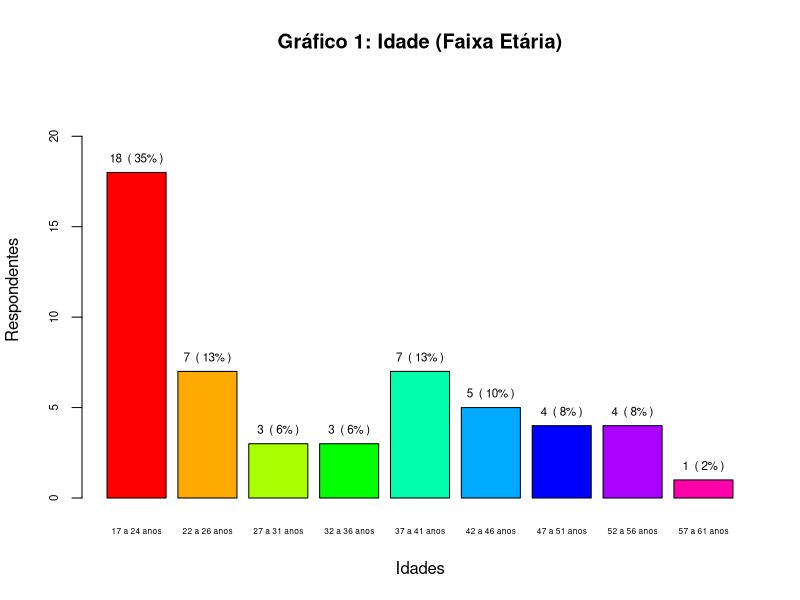
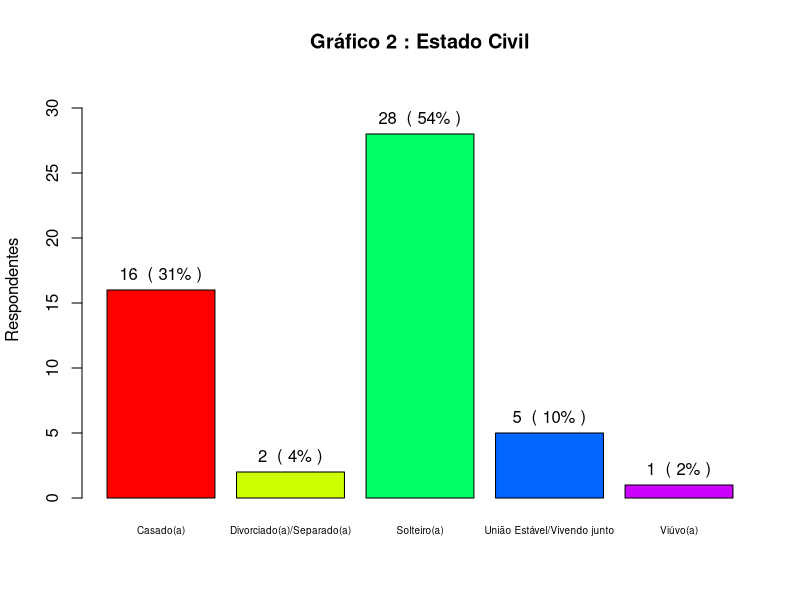
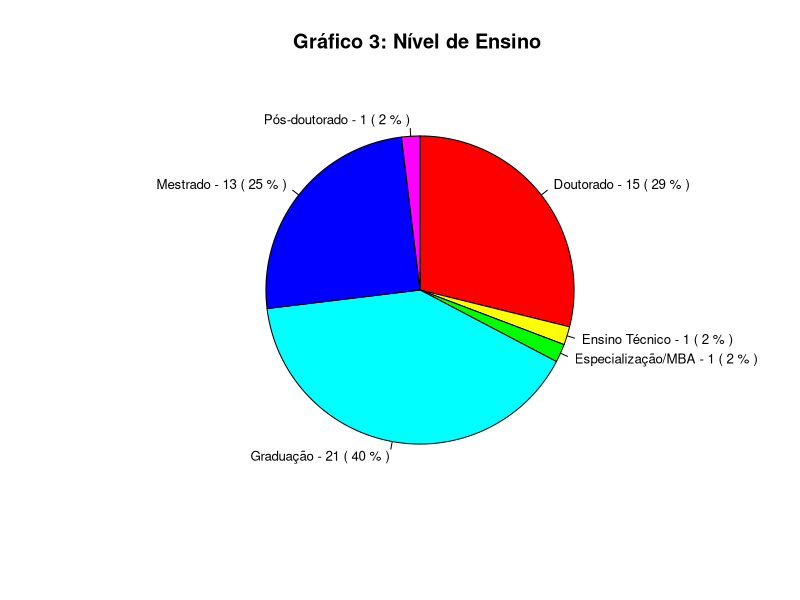
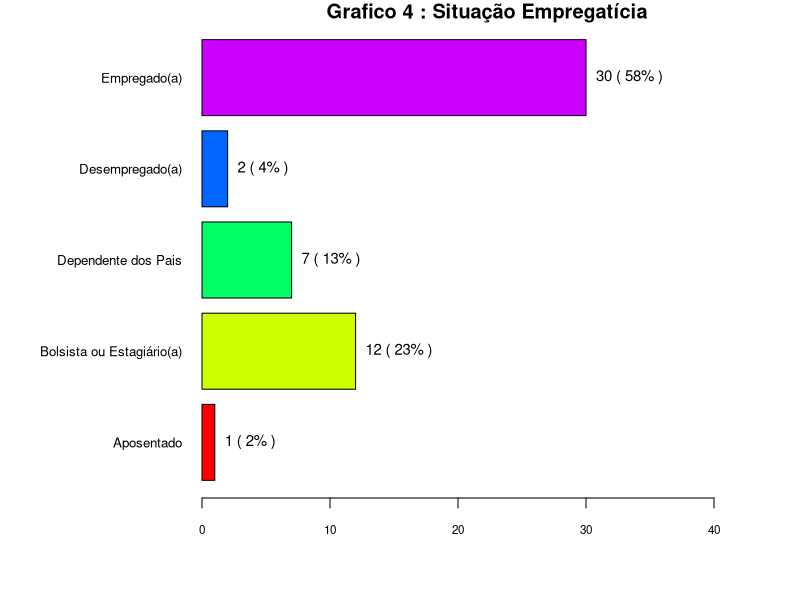
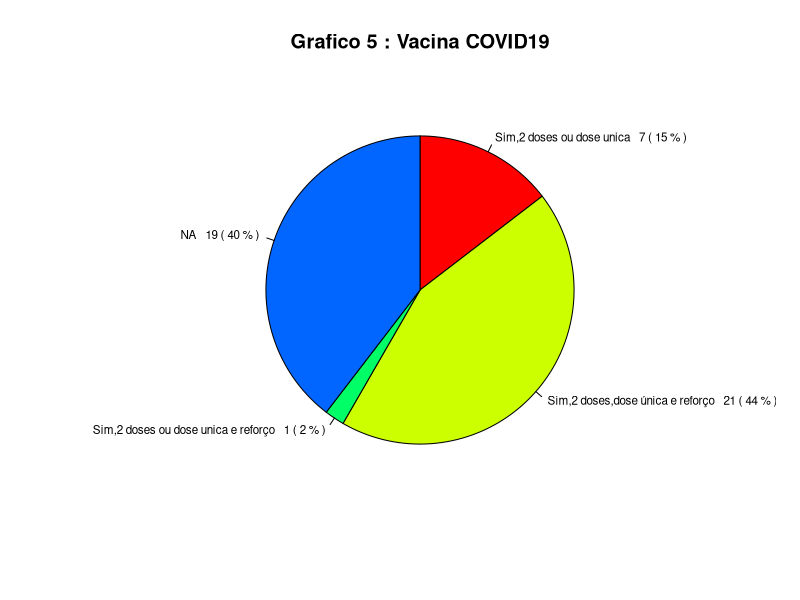

The R source for these figures, in order: (Note: this script raises an error after producing the figures.)
## ---- chunk 1
knitr::opts_chunk$set(echo = TRUE)
knitr::opts_knit$set(root.dir = "D:/GoogleDrive/Mestrado_unesp/2022_02_CIENCIA_DE_DADOS/mit-grupo-1-2022")
## ---- chunk 2
# Importacao arquivo CSV
dataset.csv <-read.csv("./dados/COVID19IES.csv", header = TRUE, sep = ";", quote = "\"", dec = ".")
total_casos <- nrow(dataset.csv)
## ---- chunk 3
# Import packages
#library(tidyverse)
#library(ggplot2)
#library(stringr)
# library(readxl)


# Grafico Dados Pessoais : 1.Idade (Faixa Etária) 
# Qual a sua idade ? 
idade <- table(dataset.csv$idade)

# Porcentagem das faixas etárias
pct_idade <- paste0(round(unname(idade) / sum(unname(idade)) * 100,0), "%")

# Amplitude 
valor_min = min(dataset.csv$idade)
valor_max = max(dataset.csv$idade)

df_faixa_etaria <- data.frame(faixa_etaria="", idade=dataset.csv$idade )

for (k in 1:nrow(df_faixa_etaria)) {
  if(df_faixa_etaria$idade[k] <= 24) df_faixa_etaria$faixa_etaria[k] <- "17 a 24 anos"
  if(df_faixa_etaria$idade[k] >= 25 & df_faixa_etaria$idade[k] <= 26) df_faixa_etaria$faixa_etaria[k] <- "22 a 26 anos"
  if(df_faixa_etaria$idade[k] >= 27 & df_faixa_etaria$idade[k] <= 31) df_faixa_etaria$faixa_etaria[k] <- "27 a 31 anos"
  if(df_faixa_etaria$idade[k] >= 32 & df_faixa_etaria$idade[k] <= 36) df_faixa_etaria$faixa_etaria[k] <- "32 a 36 anos"
  if(df_faixa_etaria$idade[k] >= 37 & df_faixa_etaria$idade[k] <= 41) df_faixa_etaria$faixa_etaria[k] <- "37 a 41 anos"
  if(df_faixa_etaria$idade[k] >= 42 & df_faixa_etaria$idade[k] <= 46) df_faixa_etaria$faixa_etaria[k] <- "42 a 46 anos" 
  if(df_faixa_etaria$idade[k] >= 47 & df_faixa_etaria$idade[k] <= 51) df_faixa_etaria$faixa_etaria[k] <- "47 a 51 anos" 
  if(df_faixa_etaria$idade[k] >= 52 & df_faixa_etaria$idade[k] <= 56) df_faixa_etaria$faixa_etaria[k] <- "52 a 56 anos"
  if(df_faixa_etaria$idade[k] >= 57 & df_faixa_etaria$idade[k] <= 61) df_faixa_etaria$faixa_etaria[k] <- "57 a 61 anos"
  if(df_faixa_etaria$idade[k] > 61) df_faixa_etaria$faixa_etaria[k] <- "acima de 61 anos"
}

## table idade_concat
tbl_faixa_etaria <- table(df_faixa_etaria$faixa_etaria)

## Porcentagem por Faixa Etaria
pct_faixa_etaria <- paste0(round(unname(tbl_faixa_etaria) / sum(unname(tbl_faixa_etaria)) * 100,0), "%")

grafico_faixa_etaria <- barplot(tbl_faixa_etaria, 
                                main = "Gráfico 1: Idade (Faixa Etária)",
                                xlab = "Idades", 
                                ylab = "Respondentes",
                                col = rainbow(9),
                                ylim = c(0,max(tbl_faixa_etaria) + 5),
                                cex.axis=0.7, cex.names=0.5 )
text(x = grafico_faixa_etaria, y = tbl_faixa_etaria, label = paste(tbl_faixa_etaria, " (", pct_faixa_etaria, ")"), cex=0.70, pos=3)
## ---- chunk 4

# Grafico Dados Pessoais : 1.Situacao_conjugal
# Qual sua situação conjugal ?
sit_conjugal <- table(dataset.csv$situacao_conjugal)


# Porcentagem 
pct_sit_conjugal <- paste0(round(unname(sit_conjugal) / sum(unname(sit_conjugal)) * 100,0), "%")

grafico_sit_conjugal <- barplot(sit_conjugal, 
                                main = "Gráfico 2 : Estado Civil",
                                xlab = "", 
                                ylab = "Respondentes",
                                col = rainbow(5),
                                ylim = c(0,max(sit_conjugal) + 4),
                                cex.axis=1.0, cex.names=0.6)
text(x = grafico_sit_conjugal, y = sit_conjugal, label = paste(sit_conjugal, " (", pct_sit_conjugal, ")"), cex=1, pos=3)
## ---- chunk 5
# Grafico 1.Nivel Ensino 
# Qual nível de ensino você está cursando ? 
tbl_nivel_ensino <- table(dataset.csv$nivel_ensino)

pct_nivel_ensino <- paste(round(unname(tbl_nivel_ensino) / sum(unname(tbl_nivel_ensino)) * 100), "%")

grafico_nivel_ensino <- pie(tbl_nivel_ensino,
                        edges = 200, radius = 0.8,
                        clockwise = T,
                        cex = 0.8,
                        density = NULL, angle = 90, col = rainbow(6),
                        labels = paste(names(tbl_nivel_ensino), "-", tbl_nivel_ensino, "(", pct_nivel_ensino, ")"),
                        main = "Gráfico 3: Nível de Ensino ")
## ---- chunk 6
# Grafico Dados Pessoais : 1.Situacao_empregaticia
# Qual sua situação empregatícia e/ou financeira atual ? 

df_situacao_emp <- data.frame(situacao ="", emp=dataset.csv$situacao_empregaticia)

for (k in 1:nrow(df_situacao_emp)) {
  if(df_situacao_emp$emp[k] == "Aposentada")       df_situacao_emp$situacao[k]<- "Aposentado"
  if(df_situacao_emp$emp[k] == "Bolsista")          df_situacao_emp$situacao[k]<- "Bolsista ou Estagiário(a)"
  if(df_situacao_emp$emp[k] == "Corretor de Imóveis") df_situacao_emp$situacao[k]<- "Empregado(a)"
  if(df_situacao_emp$emp[k] == "Dependente (dos pais) com vínculo empregatício") df_situacao_emp$situacao[k]<- "Empregado(a)"
  if(df_situacao_emp$emp[k] == "Dependente (dos pais, etc.)") df_situacao_emp$situacao[k]<- "Dependente dos Pais"
  if(df_situacao_emp$emp[k] == "Desempregado(a)") df_situacao_emp$situacao[k]<- "Desempregado(a)"
  if(df_situacao_emp$emp[k] == "Empregado(a)") df_situacao_emp$situacao[k]<- "Empregado(a)"
  if(df_situacao_emp$emp[k] == "Empresária") df_situacao_emp$situacao[k]<- "Empregado(a)"
  if(df_situacao_emp$emp[k] == "Estagiário(a)") df_situacao_emp$situacao[k]<- "Bolsista ou Estagiário(a)"
  if(df_situacao_emp$emp[k] == "Micro-empresário instituído por ME") df_situacao_emp$situacao[k]<- "Empregado(a)"
  if(df_situacao_emp$emp[k] == "Servidora pública") df_situacao_emp$situacao[k]<- "Empregado(a)"
  if(df_situacao_emp$emp[k] == "tatuador autônomo, mas conto com ajuda dos pais") df_situacao_emp$situacao[k]<- "Empregado(a)"
}

sit_emprego <- table(df_situacao_emp$situacao)

# Porcentagem 
pct_sit_emprego <- paste0(round(unname(sit_emprego) / sum(unname(sit_emprego)) * 100,0), "%")

par(las=1) # nomes dos eixos perpendicular
par(mar=c(5,10,1,1)+0.1)  # para aumentar a margem a esquerda 
grafico_sit_empregaticia <- barplot(sit_emprego, 
                                    main="Grafico 4 : Situação Empregatícia ",
                                    las=1,  
                                    beside = TRUE,
                                    horiz=TRUE, 
                                    xlim = c(0,max(sit_emprego) + 15),
                                    col=rainbow(5),
                                    cex.axis = 0.7,  
                                    cex.names = 0.8)

text(grafico_sit_empregaticia, x = sit_emprego, label = paste(sit_emprego, "(", pct_sit_emprego, ")"), cex=0.9, pos=4)

par(mar=c(5,4,4,2)+0.1) # para retornar a margem default
## ---- chunk 7

# Grafico 1. Vacinado
# Você já foi vacinado contra a COVID-19 ?
vacinado <- table(dataset.csv$vacinado, exclude = "")

names(vacinado) <- c("Sim,2 doses ou dose unica", 
                     "Sim,2 doses,dose única e reforço", 
                     "Sim,2 doses ou dose unica e reforço")

pct_vacinado <- paste(round(unname(vacinado) / sum(unname(vacinado)) * 100), "%")

grafico_vacinado <- pie(vacinado,
                                  edges = 200, radius = 0.8,
                                  clockwise = T,
                                  density = NULL, angle = 90, col = rainbow(5),
                                  labels = paste(names(vacinado), " ", vacinado, "(", pct_vacinado, ")"),
                                  main = "Grafico 5 : Vacina COVID19",
                                  cex = 0.7)
## ---- chunk 8

# Grafico Dados Pessoais 1. Respondentes morando com 
# Atualmente, você está morando ou residindo com/em: 
morando_com <- table(dataset.csv$morando_com)

pct_morando_com <- paste(round(unname(morando_com) / sum(unname(morando_com)) * 100), "%")


grafico_morando_com <- pie(morando_com,
                                  edges = 200, radius = 0.8,
                                  clockwise = T,
                                  density = NULL, angle = 90, col = rainbow(3),
                                  labels = paste(names(morando_com), "  ", morando_com, "(", pct_morando_com, ")"),
                                  cex = 0.9,
                                  main = "Grafico 6: Morando ou residindo com/em ")
## ---- chunk 9
# Grafico Dados Instituicao de Ensino 2.decisao_fechar (utilizacao de ferramenta online)
# Com relação à decisão de fechar o campus e de utilizar ferramentas online para as aulas, por conta da pandemia da COVID-19, você sentiu que as decisões na sua instituição foram tomadas: *
ies_decisao_fechar <- table(dataset.csv$decisao_fechar, exclude = "")

pct_ies_decisao_fechar <- paste(round(unname(ies_decisao_fechar) / sum(unname(ies_decisao_fechar)) * 100), "%")

grafico_ies_decisao_fechar <- pie(ies_decisao_fechar,
                            edges = 200, radius = 0.8,
                            clockwise = T,
                            density = NULL, angle = 90, col = rainbow(3),
                            labels = paste(names(ies_decisao_fechar), " ", ies_decisao_fechar, "(", pct_ies_decisao_fechar, ")"),
                            main = "Grafico 7: Decisao de fechar o campus e de utilizar ferramentas online ",
                            cex = 0.7)

## ---- chunk 10
# Grafico 3. Pandemia_acesso_internet
# Como você compara o seu acesso à Internet antes e durante a pandemia da COVID-19 ? *

# Tratamento opcoes
df_internet <- data.frame(internet="", nivel =dataset.csv$acesso_internet)

for (k in 1:nrow(df_internet)) {
  if(df_internet$nivel[k] == "Melhor do que antes")            df_internet$internet[k] <- "Melhorou"
  if(df_internet$nivel[k] == "Muito melhor do que antes")      df_internet$internet[k] <- "Melhorou"
  if(df_internet$nivel[k] == "Muito pior que antes")        df_internet$internet[k] <- "Piorou"
  if(df_internet$nivel[k] == "O mesmo que antes")               df_internet$internet[k] <- "Não Mudou"
  if(df_internet$nivel[k] == "Pior que antes")              df_internet$internet[k] <- "Piorou"
  if(df_internet$nivel[k] == "N/A ou Não sabe")              df_internet$internet[k] <- "Não Sabe"
}  

acesso_internet <- table(df_internet$internet, exclude = "")

pct_acesso_internet <- paste(round(unname(acesso_internet) / sum(unname(acesso_internet)) * 100), "%")

grafico_acesso_internet <- pie(acesso_internet,
                                     edges = 200, radius = 0.8,
                                     clockwise = T,
                                     density = NULL, angle = 90, col = rainbow(4),
                                     labels = paste(names(acesso_internet), " ", acesso_internet, "(", pct_acesso_internet, ")"),
                                     main = "Grafico 8: Acesso à Internet antes e durante a pandemia ",
                                      cex = 0.8)
## ---- chunk 11
# Grafico 3. Pandemia acesso professores
# Durante a pandemia da COVID-19, você sentiu que as formas de acesso aos seus professores: *

# Tratamento opcoes
df_professores <- data.frame(professores="", nivel =dataset.csv$acesso_professores)

for (k in 1:nrow(df_professores)) {
  if(df_professores$nivel[k] == "Melhorou")                     df_professores$professores[k] <- "Melhorou"
  if(df_professores$nivel[k] == "Piorou")                       df_professores$professores[k] <- "Piorou"
  if(df_professores$nivel[k] == "Está mais ou menos o mesmo")      df_professores$professores[k] <- "Não Mudou"
  if(df_professores$nivel[k] == "Foi mais ou menos o mesmo")    df_professores$professores[k] <- "Não Mudou"
  if(df_professores$nivel[k] == "N/A ou Não sabe")              df_professores$professores[k] <- "Não Sabe"
}  

acesso_professores <- table(df_professores$professores, exclude = "")

pct_acesso_professores <- paste(round(unname(acesso_professores) / sum(unname(acesso_professores)) * 100), "%")

grafico_acesso_professores <- pie(acesso_professores,
                     edges = 200, radius = 0.8,
                     clockwise = T,
                     density = NULL, angle = 90, col = rainbow(4),
                     labels = paste(names(acesso_professores), " ", acesso_professores, "(", pct_acesso_professores, ")"),
                     main = "Grafico 9 : Acesso aos Professores durante a pandemia ",
                     cex.main=1, cex = 0.8)


## ---- chunk 12
# Grafico Dados Instituicao de Ensino 2. Instituicao_acesso_infra
# Com relação às formas de acesso aos recursos de infraestrutura oferecidos pela sua instituição (biblioteca, coordenação, orientação de assuntos acadêmicos, matrícula, etc.) durante a pandemia do COVID-19 você sentiu que: *

# Tratamento opcoes
df_infra <- data.frame(infra="", nivel =dataset.csv$acesso_infra_ies)

for (k in 1:nrow(df_infra)) {
  if(df_infra$nivel[k] == "Melhorou")            df_infra$infra[k] <- "Melhoraram"
  if(df_infra$nivel[k] == "Pioraram")            df_infra$infra[k] <- "Pioraram"
  if(df_infra$nivel[k] == "Piorou")              df_infra$infra[k] <- "Pioraram"
  if(df_infra$nivel[k] == "N/A ou Não sabe")     df_infra$infra[k] <- "Não Sabe"
  if(df_infra$nivel[k] == "Ficou mais ou menos o mesmo")  df_infra$infra[k] <- "Não Mudaram"
}  


ies_infra <- table(df_infra$infra, exclude = "")


pct_ies_infra <- paste(round(unname(ies_infra) / sum(unname(ies_infra)) * 100), "%")

grafico_ies_infra <- pie(ies_infra,
                               edges = 200, radius = 0.8,
                               clockwise = T,
                               density = NULL, angle = 90, col = rainbow(4),
                               labels = paste(names(ies_infra), " ", ies_infra, "(", pct_ies_infra, ")"),
                               main = "Gráfico 10: Acesso aos recursos de infraestrutura oferecidos pela sua instituição ",
                                cex.main =1, cex = 0.8)


## ---- chunk 13
# Grafico Dados Instituicao de Ensino 2. Instituicao_reinicio
# A sua instituição já reiniciou todas as atividades presenciais no seu campus e/ou faculdade?
ies_reinicio <- table(dataset.csv$ies_reinicio, exclude = "")

# Reduçao nome dos cursos
names(ies_reinicio) <- c("Em parte", "Não Sabe", "Não Reiniciou Presencial", "Sim Reiniciou Presencial")

pct_ies_reinicio <- paste(round(unname(ies_reinicio) / sum(unname(ies_reinicio)) * 100), "%")

grafico_ies_reinicio <- pie(ies_reinicio,
                         edges = 200, radius = 0.8,
                         clockwise = T,
                         density = NULL, angle = 90, col = rainbow(5),
                         labels = paste(names(ies_reinicio), " ", ies_reinicio, "(", pct_ies_reinicio, ")"),
                         main = "Gráfico 11: Reinício das atividades presenciais ", cex.main = 1 , cex = 0.8)
## ---- chunk 14
# Grafico 4. Financas despesas
# Com relação aos seus gastos e/ou despesas durante a pandemia da COVID-19, o que mudou para você  ? *v
# Tratamento das Opcoes
df_despesas <- data.frame(despesas="", nivel =dataset.csv$despesas )

for (k in 1:nrow(df_despesas)) {
  if(df_despesas$nivel[k] == "Aumentaram")       df_despesas$despesas[k] <- "Aumentaram"
  if(df_despesas$nivel[k] == "Diminuiram")       df_despesas$despesas[k] <- "Diminuiram"
  if(df_despesas$nivel[k] == "Foram mais ou menos os mesmos")   df_despesas$despesas[k] <- "Não Mudaram"
  if(df_despesas$nivel[k] == "São mais ou menos os mesmos")           df_despesas$despesas[k] <- "Não Mudaram"
  
}

despesas <- table(df_despesas$despesas, exclude = "")

pct_despesas <- paste(round(unname(despesas) / sum(unname(despesas)) * 100), "%")

grafico_despesas <- pie(despesas,
                                  edges = 200, radius = 0.8,
                                  clockwise = T,
                                  density = NULL, angle = 90, col = rainbow(5),
                                  labels = paste(names(despesas), " ", despesas, "(", pct_despesas, ")"),
                                  main = "Grafico 12: Mudança nos gastos/despesas durante pandemia",
                                  cex.main=1, cex = 0.8)

## ---- chunk 15
# Grafico 4. Financas renda_financeira
# Durante a pandemia da COVID-19 houve alguma alteração com relação à sua renda financeira? *
renda_financeira <- table(dataset.csv$renda_financeira, exclude = "")

pct_renda_financeira <- paste(round(unname(renda_financeira) / sum(unname(renda_financeira)) * 100), "%")

#  "6 %"  "48 %" "44 %" "2 %" 

grafico_renda_financeira <- pie(renda_financeira,
                        edges = 200, radius = 0.8,
                        clockwise = T,
                        density = NULL, angle = 90, col = rainbow(4),
                        labels = paste(names(renda_financeira), " ", renda_financeira, "(", pct_renda_financeira, ")"),
                        main = "Grafico 13 : Alteraçao financeira/renda durante pandemia", cex = 0.7)

## ---- chunk 16
# Grafico 2. Instituicao ajuda_financeira
# Você recebe/recebeu alguma ajuda financeira da sua instituição educacional ou de outra organização durante a pandemia da COVID-19? *
ajuda_financeira <- table(dataset.csv$ajuda_financeira, exclude = "")

pct_ajuda_financeira <- paste(round(unname(ajuda_financeira) / sum(unname(ajuda_financeira)) * 100), "%")

grafico_ajuda_financeira <- pie(ajuda_financeira,
                                edges = 200, radius = 0.8,
                                clockwise = T,
                                density = NULL, angle = 90, col = rainbow(2),
                                labels = paste(names(ajuda_financeira), " ", ajuda_financeira, "(", pct_ajuda_financeira, ")"),
                                main = "Grafico 14 : Ajuda financeira da Instituição Educacional durante a pandemia",cex.main = 0.9, cex = 1)

## ---- chunk 17

# Grafico Dados Instituicao de Ensino  2. Migrou Virtual
# Sua instituição migrou para as aulas virtuais durante a pandemia da COVID-19? 
migrou_virtual <- table(dataset.csv$migrou_virtual)

pct_migrou_virtual <- paste(round(unname(migrou_virtual) / sum(unname(migrou_virtual)) * 100), "%")

grafico_migrou_virtual <- pie(migrou_virtual,
                           edges = 200, radius = 0.8,
                           clockwise = T,
                           density = NULL, angle = 90, col = rainbow(2),
                           labels = paste(names(migrou_virtual), "", migrou_virtual,"(", pct_migrou_virtual, ")"),
                           main = "Grafico 15: Instituiçao Educacional migrou para aulas virtuais durante a pandemia", cex.main =1, cex = 1)
## ---- chunk 18
# Grafico 3. Pandemia desempenho_escolar
# Você percebeu que o seu desempenho escolar durante a pandemia do COVID-19 (suas notas, aproveitamento escolar, etc.):

# Tratamento das Opcoes
df_desempenho_escolar <- data.frame(desempenho_escolar="", nivel =dataset.csv$desempenho_escolar )

for (k in 1:nrow(df_desempenho_escolar)) {
  if(df_desempenho_escolar$nivel[k] == "Aumentou")                     df_desempenho_escolar$desempenho_escolar[k] <- "Aumentou"
  if(df_desempenho_escolar$nivel[k] == "Diminuiu")                     df_desempenho_escolar$desempenho_escolar[k] <- "Diminuiu"
  if(df_desempenho_escolar$nivel[k] == "Está mais ou menos o mesmo")   df_desempenho_escolar$desempenho_escolar[k] <- "Não Mudou"
  if(df_desempenho_escolar$nivel[k] == "Foi mais ou menos o mesmo")    df_desempenho_escolar$desempenho_escolar[k] <- "Não Mudou"
  if(df_desempenho_escolar$nivel[k] == "N/A ou Não sabe")              df_desempenho_escolar$desempenho_escolar[k] <- "Não Sabe"
  
}


desempenho_escolar <- table(df_desempenho_escolar$desempenho_escolar, exclude = "")

pct_desempenho_escolar <- paste(round(unname(desempenho_escolar) / sum(unname(desempenho_escolar)) * 100), "%")

grafico_desempenho_escolar <- pie(desempenho_escolar,
                                     edges = 200, radius = 0.8,
                                     clockwise = T,
                                     density = NULL, angle = 90, col = rainbow(5),
                                     labels = paste(names(desempenho_escolar), " ", desempenho_escolar, "(", pct_desempenho_escolar, ")"),
                                     main = "Grafico 16 : Desempenho Escolar durante a pandemia",
                                     cex.main=1, cex = 0.9)
## ---- chunk 19
# Grafico 3. Pandemia_acesso_internet
# Como você compara o seu acesso à Internet antes e durante a pandemia da COVID-19 ? *

# Tratamento opcoes
df_internet <- data.frame(internet="", nivel =dataset.csv$acesso_internet)

for (k in 1:nrow(df_internet)) {
  if(df_internet$nivel[k] == "Melhor do que antes")            df_internet$internet[k] <- "Melhorou"
  if(df_internet$nivel[k] == "Muito melhor do que antes")      df_internet$internet[k] <- "Melhorou"
  if(df_internet$nivel[k] == "Muito pior que antes")        df_internet$internet[k] <- "Piorou"
  if(df_internet$nivel[k] == "O mesmo que antes")               df_internet$internet[k] <- "Não Mudou"
  if(df_internet$nivel[k] == "Pior que antes")              df_internet$internet[k] <- "Piorou"
  if(df_internet$nivel[k] == "N/A ou Não sabe")              df_internet$internet[k] <- "Não Sabe"
}  

acesso_internet <- table(df_internet$internet, exclude = "")

pct_acesso_internet <- paste(round(unname(acesso_internet) / sum(unname(acesso_internet)) * 100), "%")

grafico_acesso_internet <- pie(acesso_internet,
                                     edges = 200, radius = 0.8,
                                     clockwise = T,
                                     density = NULL, angle = 90, col = rainbow(4),
                                     labels = paste(names(acesso_internet), " ", acesso_internet, "(", pct_acesso_internet, ")"),
                                     main = "Grafico 17 : Acesso à Internet antes e durante a pandemia ", cex = 0.8)
## ---- chunk 20
# Grafico 3. Pandemia capacidade_prosseguir_estudos
# Em relação a antes e durante a pandemia da COVID-19, como você classifica sua capacidade em prosseguir seus estudos, 
# incluindo sua graduação e/ou conclusão de curso?

# Tratamento opcoes
df_estudos <- data.frame(estudos="", nivel =dataset.csv$capacidade_socializacao)

for (k in 1:nrow(df_estudos)) {
  if(df_estudos$nivel[k] == "Melhor do que antes")            df_estudos$estudos[k] <- "Melhorou"
  if(df_estudos$nivel[k] == "Muito melhor do que antes")      df_estudos$estudos[k] <- "Melhorou"
  if(df_estudos$nivel[k] == "Muito pior do que antes")        df_estudos$estudos[k] <- "Piorou"
  if(df_estudos$nivel[k] == "O mesmo de antes")               df_estudos$estudos[k] <- "Não Mudou"
  if(df_estudos$nivel[k] == "Pior do que antes")              df_estudos$estudos[k] <- "Piorou"
  if(df_estudos$nivel[k] == "N/A ou Não Sabe")              df_estudos$estudos[k] <- "Não Sabe"
}  

capacidade_prosseguir_estudos<- table(df_estudos$estudos, exclude = "")

pct_capacidade_prosseguir_estudos <- paste(round(unname(capacidade_prosseguir_estudos) / sum(unname(capacidade_prosseguir_estudos)) * 100), "%")

grafico_capacidade_prosseguir_estudos <- pie(capacidade_prosseguir_estudos,
                               edges = 200, radius = 0.8,
                               clockwise = T,
                               density = NULL, angle = 90, col = rainbow(3),
                               labels = paste(names(capacidade_prosseguir_estudos), " ", capacidade_prosseguir_estudos, "(", pct_capacidade_prosseguir_estudos, ")"),
                               main = "Grafico 18 : Capacidade em prosseguir os estudos antes e durante a pandemia ", cex.main=1, cex = 0.9)

